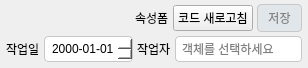
<?xml version="1.0" encoding="UTF-8"?>
<ui version="4.0">
 <class>FormHeader</class>
 <widget class="QWidget" name="FormHeader">
  <property name="geometry">
   <rect>
    <x>0</x>
    <y>0</y>
    <width>308</width>
    <height>68</height>
   </rect>
  </property>
  <property name="styleSheet">
   <string notr="true">QDateEdit, QLineEdit {
    background-color: white;
    border: 1px solid rgb(200, 200, 200);
    border-radius: 4px;
    min-height: 24px;
    padding-left: 4px;
}
QDateEdit::drop-down { border: none; background: transparent; width: 18px; }
QDateEdit::down-arrow { image: url(:/geoflow/feather/arrow-down.png); width: 10px; height: 10px; }
QPushButton#pushButtonUpdate { background-color: rgb(46, 171, 229); color: white; border: 1px solid rgb(29, 81, 150); border-radius: 4px; padding: 4px 10px; }
QPushButton#pushButtonUpdate:disabled { background-color: rgb(225, 230, 235); color: rgb(130, 130, 130); border-color: rgb(200, 200, 200); }</string>
  </property>
  <layout class="QVBoxLayout" name="headerLayout">
   <property name="spacing">
    <number>4</number>
   </property>
   <property name="leftMargin">
    <number>6</number>
   </property>
   <property name="topMargin">
    <number>4</number>
   </property>
   <property name="rightMargin">
    <number>6</number>
   </property>
   <property name="bottomMargin">
    <number>4</number>
   </property>
   <item>
    <layout class="QHBoxLayout" name="actionsLayout">
     <item>
      <spacer name="headerSpacer">
       <property name="orientation">
        <enum>Qt::Orientation::Horizontal</enum>
       </property>
       <property name="sizeHint" stdset="0">
        <size>
         <width>20</width>
         <height>20</height>
        </size>
       </property>
      </spacer>
     </item>
     <item>
      <widget class="QLabel" name="titleLabel">
       <property name="text">
        <string>속성폼</string>
       </property>
      </widget>
     </item>
     <item>
      <widget class="QPushButton" name="referenceRefreshButton">
       <property name="toolTip">
        <string>서버의 참조코드 목록을 다시 받습니다. 입력 중인 값은 보존합니다.</string>
       </property>
       <property name="text">
        <string>코드 새로고침</string>
       </property>
      </widget>
     </item>
     <item>
      <widget class="QPushButton" name="pushButtonUpdate">
       <property name="enabled">
        <bool>false</bool>
       </property>
       <property name="toolTip">
        <string>현재 속성폼을 로컬 저장합니다. 서버 동기화는 별도입니다.</string>
       </property>
       <property name="text">
        <string>저장</string>
       </property>
      </widget>
     </item>
    </layout>
   </item>
   <item>
    <layout class="QHBoxLayout" name="workInfoLayout">
     <property name="spacing">
      <number>4</number>
     </property>
     <item>
      <widget class="QLabel" name="dateLabel">
       <property name="text">
        <string>작업일</string>
       </property>
       <property name="buddy">
        <cstring>dateEdit</cstring>
       </property>
      </widget>
     </item>
     <item>
      <widget class="QDateEdit" name="dateEdit">
       <property name="readOnly">
        <bool>true</bool>
       </property>
       <property name="alignment">
        <set>Qt::AlignmentFlag::AlignCenter</set>
       </property>
       <property name="displayFormat">
        <string>yyyy-MM-dd</string>
       </property>
       <property name="calendarPopup">
        <bool>false</bool>
       </property>
      </widget>
     </item>
     <item>
      <widget class="QLabel" name="workerLabel">
       <property name="text">
        <string>작업자</string>
       </property>
       <property name="buddy">
        <cstring>lineEditWorker</cstring>
       </property>
      </widget>
     </item>
     <item>
      <widget class="QLineEdit" name="lineEditWorker">
       <property name="readOnly">
        <bool>true</bool>
       </property>
       <property name="placeholderText">
        <string>객체를 선택하세요</string>
       </property>
      </widget>
     </item>
    </layout>
   </item>
  </layout>
 </widget>
 <tabstops>
  <tabstop>dateEdit</tabstop>
  <tabstop>lineEditWorker</tabstop>
  <tabstop>referenceRefreshButton</tabstop>
  <tabstop>pushButtonUpdate</tabstop>
 </tabstops>
 <resources>
  <include location="../../resources/feather.qrc"/>
 </resources>
 <connections/>
</ui>
